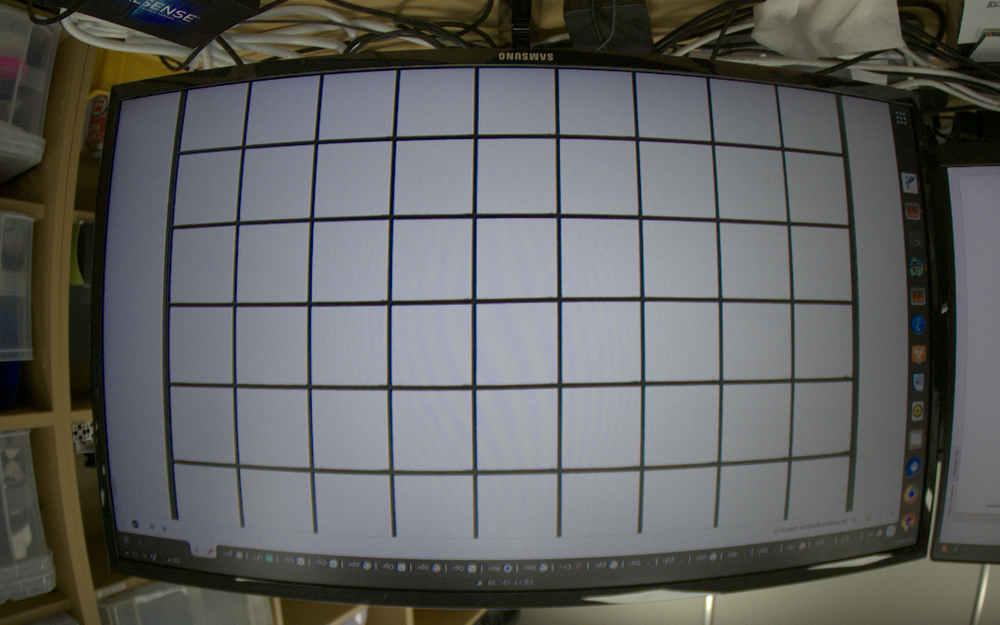
//> input picture openCV/test/cv_test/grid.png, 1000 x 625 px, shrunk from 1920 x 1200 before the run
$ ./undistort   (built with g++ and OpenCV 4)
//> lines starting //> are read from the running program, lines starting //| are printed output that depends on the picture
//
// Created by donghyuk on 24. 5. 22.
//


#include <opencv2/core.hpp>
#include <opencv2/imgproc/imgproc.hpp>
#include <opencv2/imgcodecs.hpp>
#include <opencv2/highgui/highgui.hpp>
#include <opencv2/calib3d.hpp>


// Use sstream to create image names including integer
#include <sstream>

#include <iostream>


/// camera calibrate parameters
cv::Mat matrix = (cv::Mat_<double>(3, 3) << 1.16840596e+03, 0.0, 9.88861582e+02, 0.0, 1.17207804e+03, 6.02792542e+02,
        0.0, 0.0, 1.0);
cv::Mat distortion = (cv::Mat_<double>(1, 5) << -0.34674492, 0.20385693, 0.00038561, -0.0008934, -0.09134574);

int main(void){


    // Load the grid image
    cv::Mat grid = cv::imread("../grid.png");
//> grid is the input picture: 625 rows x 1000 cols, CV_8UC3; mean B, G, R 96.3, 97.7, 96.6
    if (grid.empty()) {
        std::cout << "Error loading image: grid.png" << std::endl;
        return -1;
    }

    // Undistort the grid image
    cv::Mat undistortedGrid;
    undistort(grid, undistortedGrid, matrix, distortion);
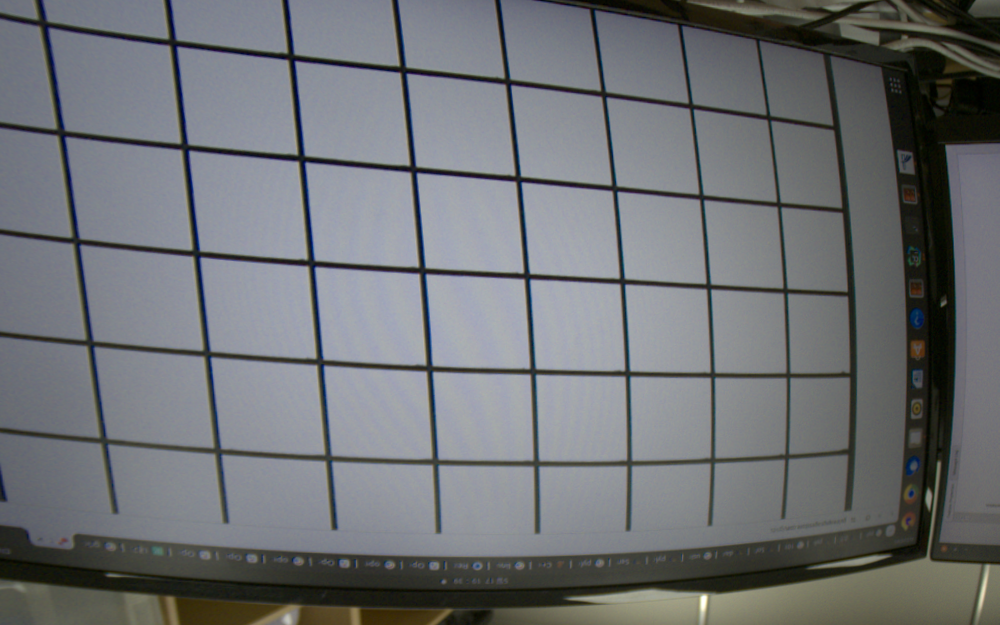
//> undistortedGrid: 625 rows x 1000 cols, CV_8UC3; mean B, G, R 116.5, 113.5, 110.9
//> matrix = [[1168.4, 0, 988.9], [0, 1172.1, 602.8], [0, 0, 1]]; distortion = [-0.347, 0.204, 0.000386, -0.000893, -0.0913]

    // Display the undistorted image
    cv::imshow("Undistorted Grid", undistortedGrid);
    cv::waitKey(0);

    return 0;
}

$ run again, with openCV/test/cv_test/checkerboard1.png copied over openCV/test/cv_test/grid.png
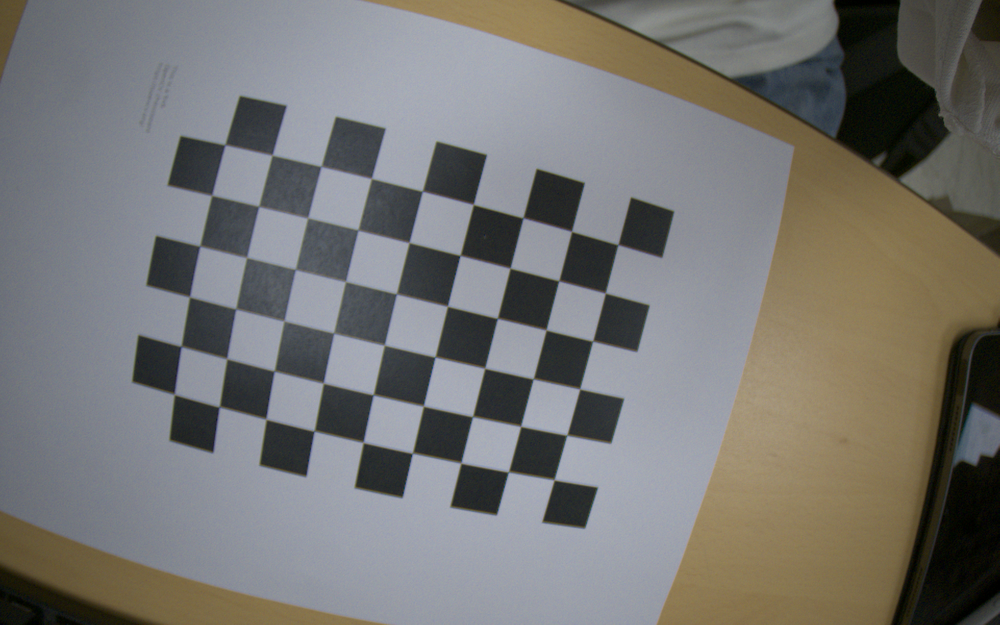
//> input picture openCV/test/cv_test/checkerboard1.png, 1000 x 625 px, shrunk from 1920 x 1200 before the run
//> grid is the input picture: 625 rows x 1000 cols, CV_8UC3; mean B, G, R 115.1, 117.6, 118.4
//> `undistort(grid, undistortedGrid, matrix, distortion);`:
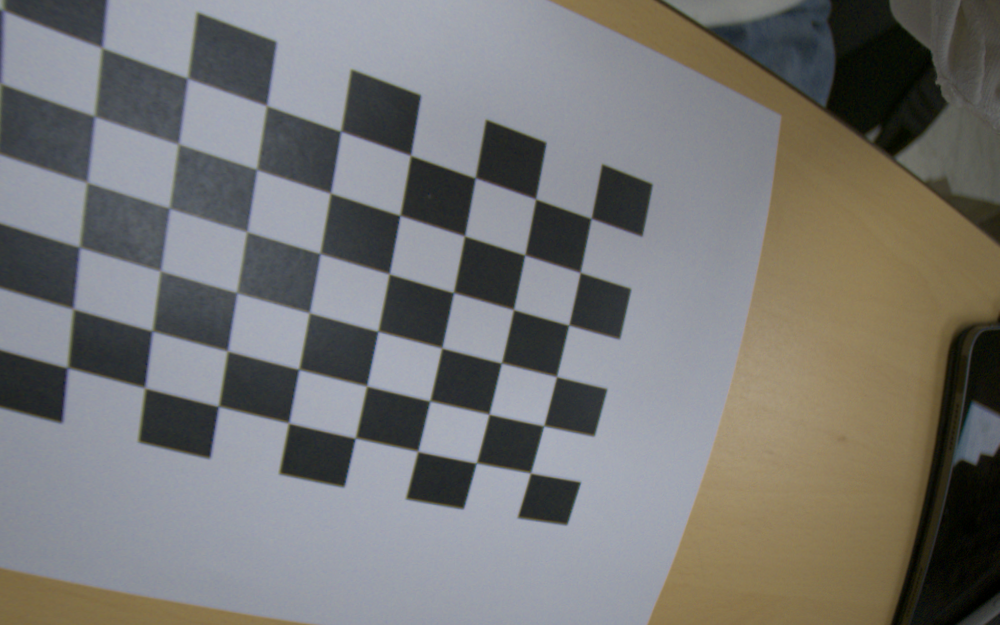
//> undistortedGrid: 625 rows x 1000 cols, CV_8UC3; mean B, G, R 116.4, 118.3, 118.9
//> matrix = [[1168.4, 0, 988.9], [0, 1172.1, 602.8], [0, 0, 1]]; distortion = [-0.347, 0.204, 0.000386, -0.000893, -0.0913]

$ run again, with openCV/test/cv_test/checkerboard2.png copied over openCV/test/cv_test/grid.png
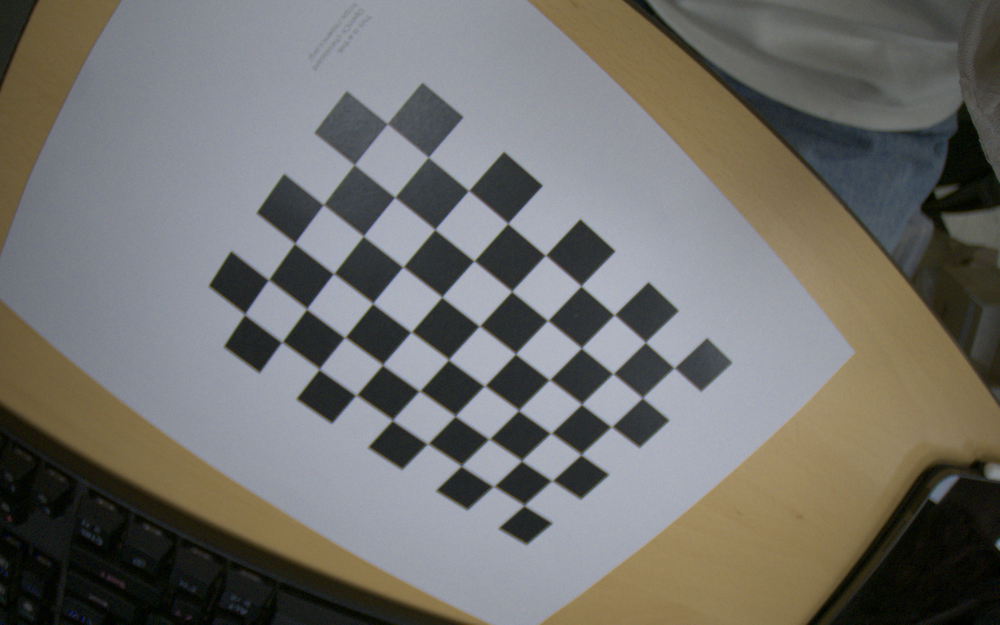
//> input picture openCV/test/cv_test/checkerboard2.png, 1000 x 625 px, shrunk from 1920 x 1200 before the run
//> grid is the input picture: 625 rows x 1000 cols, CV_8UC3; mean B, G, R 107.6, 111.6, 112.8
//> `undistort(grid, undistortedGrid, matrix, distortion);`:
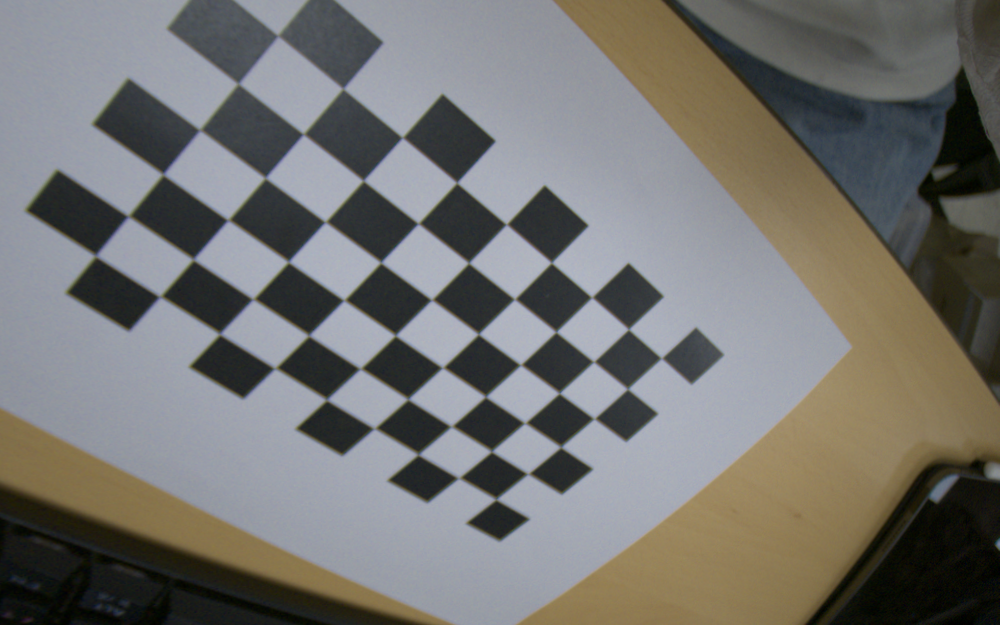
//> undistortedGrid: 625 rows x 1000 cols, CV_8UC3; mean B, G, R 112.4, 115.3, 116
//> matrix = [[1168.4, 0, 988.9], [0, 1172.1, 602.8], [0, 0, 1]]; distortion = [-0.347, 0.204, 0.000386, -0.000893, -0.0913]

$ run again, with openCV/test/cv_test/checkerboard3.png copied over openCV/test/cv_test/grid.png
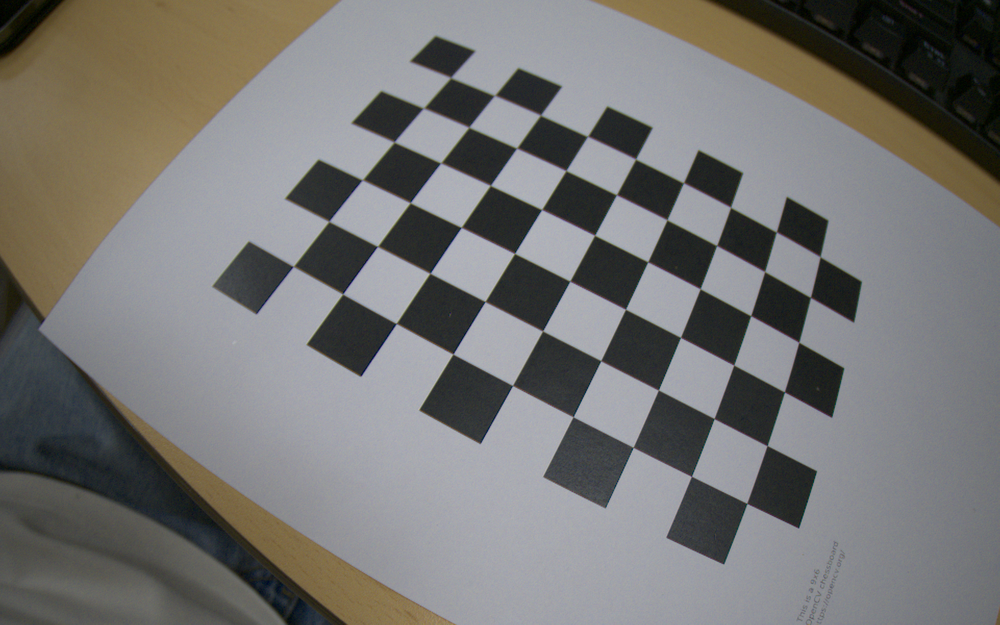
//> input picture openCV/test/cv_test/checkerboard3.png, 1000 x 625 px, shrunk from 1920 x 1200 before the run
//> grid is the input picture: 625 rows x 1000 cols, CV_8UC3; mean B, G, R 115, 116.7, 117.4
//> `undistort(grid, undistortedGrid, matrix, distortion);`:
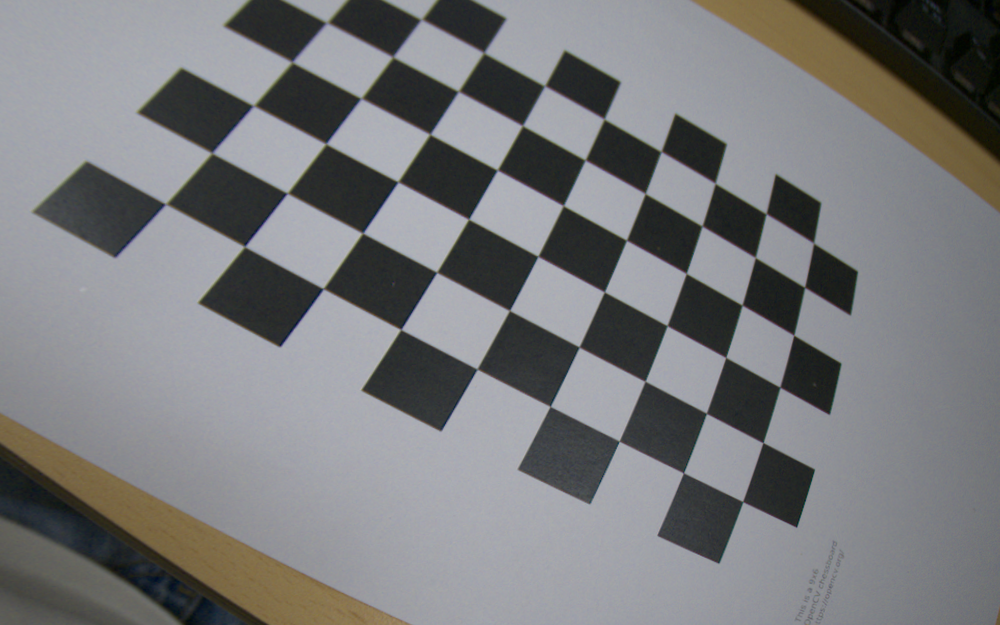
//> undistortedGrid: 625 rows x 1000 cols, CV_8UC3; mean B, G, R 123.4, 121.6, 120.9
//> matrix = [[1168.4, 0, 988.9], [0, 1172.1, 602.8], [0, 0, 1]]; distortion = [-0.347, 0.204, 0.000386, -0.000893, -0.0913]
